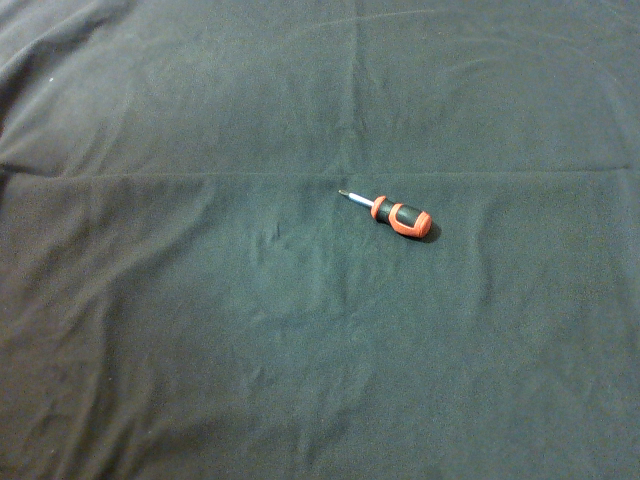
#> input picture files/_queries/different_shape_objects/cacciavite_1.png, 640 x 480 px
$ python metrics.py
#> lines starting #> are read from the running program, lines starting #| are printed output that depends on the picture
### resources/functions/functions.py
import cv2
import os
import threading
import numpy as np
from resources.classes.class_file import File


# RESIZE FUNCTION
def resize(img, down_width, down_height):
    return cv2.resize(img, (down_width, down_height), interpolation=cv2.INTER_LINEAR)


# SEARCH FUNCTION
def search_image(threads_configuration, query, file_list, repo_features_extraction, flann_config, ransac_configuration):
    # managing SIFT
    sift = cv2.SIFT_create(nfeatures=repo_features_extraction.get_features_number(),
                           contrastThreshold=repo_features_extraction.get_contrast_threshold(),
                           edgeThreshold=repo_features_extraction.get_edge_threshold(),
                           sigma=repo_features_extraction.get_sigma(),
                           nOctaveLayers=repo_features_extraction.get_octave_layers())

    # managing FLANN matcher object
    flann = cv2.FlannBasedMatcher(flann_config.get_index_params(), flann_config.get_search_params())

    for filename in os.listdir(file_list.get_folder()):
        while threading.active_count() >= threads_configuration.get_max_threads_number():  # waiting an ending thread if the maximum number of threads available has been reached
            pass
        t = threading.Thread(target=process_image,
                             args=(query, filename, file_list, sift, flann, flann_config,
                                   ransac_configuration))  # starting a new thread
        t.start()
        threads_configuration.get_threads_list().append(t)

    for t in threads_configuration.get_threads_list():  # waiting the end of each thread
        t.join()


# PROCESS FUNCTION
# [53 lines left out: function process_image, not called in this run]

### resources/configuration/threads_configuration.py
# THREADS CONFIGURATION CLASS
class ThreadsConfiguration:
    def __init__(self, max_threads_number=12):
        self.__threads_list = []
        self.__max_threads_number = max_threads_number

    def get_threads_list(self):
        return self.__threads_list

    def get_max_threads_number(self):
        return self.__max_threads_number

    def set_max_threads_number(self, max_threads_number):
        self.__max_threads_number = max_threads_number

### resources/configuration/sift_config.py
# SIFT CONFIGURATION CLASS
class SIFTConfiguration:
    def __init__(self, features_number=0, contrast_threshold=0.005, edge_threshold=100, sigma=1.6, octave_layers=5):
        self.__features_number = features_number
        self.__contrast_threshold = contrast_threshold
        self.__edge_threshold = edge_threshold
        self.__sigma = sigma
        self.__octave_layers = octave_layers

    def get_features_number(self):
        return self.__features_number

    def set_features_number(self, features_number):
        self.__features_number = features_number

    def get_contrast_threshold(self):
        return self.__contrast_threshold

    def set_contrast_threshold(self, contrast_threshold):
        self.__contrast_threshold = contrast_threshold

    def get_edge_threshold(self):
        return self.__edge_threshold

    def set_edge_threshold(self, edge_threshold):
        self.__edge_threshold = edge_threshold

    def get_sigma(self):
        return self.__sigma

    def set_sigma(self, sigma):
        self.__sigma = sigma

    def get_octave_layers(self):
        return self.__octave_layers

    def set_octave_layers(self, octave_layers):
        self.__octave_layers = octave_layers

### resources/configuration/flann_config.py
# FLANN CONFIGURATION CLASS
class FLANNConfiguration:
    def __init__(self, algorithm_type=1, trees_number=11, checks_number=50, lowe_ratio=0.7):
        if algorithm_type == 1:  # FLANN_INDEX_KDTREE
            self.__index_params = dict(algorithm=algorithm_type, trees=trees_number)
        self.__search_params = dict(checks=checks_number)
        self.__lowe_ratio = lowe_ratio

    def get_index_params(self):
        return self.__index_params

    def set_index_params(self, index_params):
        self.__index_params = index_params

    def get_search_params(self):
        return self.__search_params

    def set_search_params(self, search_params):
        self.__search_params = search_params

    def get_lowe_ratio(self):
        return self.__lowe_ratio

    def set_lowe_ratio(self, lowe_ratio):
        self.__lowe_ratio = lowe_ratio

### resources/configuration/ransac_config.py
# RANSAC CONFIGURATION CLASS
class RANSACConfiguration:
    def __init__(self, use_ransac=False, reprojection_error_threshold=5.0):
        self.__use_ransac = use_ransac
        self.__reprojection_error_threshold = reprojection_error_threshold

    def get_use_ransac(self):
        return self.__use_ransac

    def set_use_ransac(self, use_ransac):
        self.__use_ransac = use_ransac

    def get_reprojection_error_threshold(self):
        return self.__reprojection_error_threshold

    def set_reprojection_error_threshold(self, reprojection_error_threshold):
        self.__reprojection_error_threshold = reprojection_error_threshold

### resources/utility/metrics_printer.py
import sys


# METRICS PRINTER CONFIGURATION CLASS
class MetricsPrinter(object):
    def __init__(self, file_path):
        self.__terminal = sys.stdout
        self.__file = open(str(file_path + "/metrics.txt"), 'w+')

    def write(self, message):
        self.__terminal.write(message)
        self.__file.write(message)

    def flush(self):
        pass

### resources/classes/class_file.py
# FILE CLASS
class File:
    def __init__(self, path=None, name=None, image=None, keypoints=None, descriptor=None, matches=None, distances=None, resolution_value=None):
        self.__path = path
        self.__name = name
        self.__image = image
        self.__keypoints = keypoints
        self.__descriptor = descriptor
        self.__matches = matches
        self.__distances = distances
        self.__resolution_value = resolution_value

        if self.__name is None:
            self.__name = str(path).split('/')[len(str(path).split('/')) - 1]

    def get_path(self):
        return self.__path

    def set_path(self, path):
        self.__path = path

    def get_name(self):
        return self.__name

    def set_name(self, name):
        self.__path = name

    def get_image(self):
        return self.__image

    def set_image(self, image):
        self.__image = image

    def get_keypoints(self):
        return self.__keypoints

    def set_keypoints(self, keypoints):
        self.__keypoints = keypoints

    def get_descriptors(self):
        return self.__descriptor

    def set_descriptors(self, descriptors):
        self.__descriptor = descriptors

    def get_matches(self):
        return self.__matches

    def set_matches(self, matches):
        self.__matches = matches

    def get_distances(self):
        return self.__distances

    def set_distances(self, distances):
        self.__distances = distances

    def get_resolution_value(self):
        return self.__resolution_value

    def set_resolution_value(self, resolution_value):
        self.__resolution_value = resolution_value

    def get_average_distance(self):
        return sum(self.__distances) / len(self.__distances)

### resources/classes/class_files_list.py
import cv2


# FILELIST CLASS
class FilesList:
    def __init__(self, folder=None, query_path="", writing_path=""):
        self.__folder = folder
        self.__query_path = query_path
        self.__writing_path = writing_path
        self.__files = []
        self.__output = []

    def get_folder(self):
        return self.__folder

    def set_folder(self, folder):
        self.__folder = folder

    def get_query_path(self):
        return self.__query_path

    def set_query_path(self, query_path):
        self.__query_path = query_path

    def get_writing_path(self):
        return self.__writing_path

    def set_writing_path(self, writing_path):
        self.__writing_path = writing_path

    def get_files(self):
        return self.__files

    def set_files(self, files):
        self.__files = files

    # [58 lines left out: functions sort_by_matches_number, sort_by_average_distance, sort_by_average_distance_inside_matches_classes, printer, not called in this run]

### code/metrics.py
import sys
import cv2
import time
import os
import numpy as np
from resources.configuration.threads_configuration import ThreadsConfiguration
from resources.configuration.sift_config import SIFTConfiguration
from resources.configuration.flann_config import FLANNConfiguration
from resources.configuration.ransac_config import RANSACConfiguration
from resources.utility.metrics_printer import MetricsPrinter
from resources.classes.class_file import File
from resources.classes.class_files_list import FilesList
from resources.functions.functions import resize, search_image

# THREAD PARAMS
threads_configuration = ThreadsConfiguration(max_threads_number=12)

# SIFT PARAMS
query_features_extraction = SIFTConfiguration(features_number=20, contrast_threshold=0.02, edge_threshold=10, sigma=1.6, octave_layers=7)
repo_features_extraction = SIFTConfiguration(features_number=0, contrast_threshold=0.005, edge_threshold=100, sigma=1.6, octave_layers=7)

# FLANN PARAMS
flann_config = FLANNConfiguration(algorithm_type=1, trees_number=11, checks_number=50, lowe_ratio=0.7)

# RANSAC
ransac_configuration = RANSACConfiguration(use_ransac=True, reprojection_error_threshold=5.0)

# IMAGES PARAMS
query = File(path="../files/_queries/object_1/1.png", resolution_value=(640, 480))  # query definition with path and resolution limit
queries_list = FilesList(folder="../files/_queries")  # folder name
file_list = FilesList(folder="../files/_repository", query_path=query.get_path(), writing_path="../files/_results")  # folder name
BEST_RESULTS_NUMBER = 1
ENABLE_DRAWING = False
ENABLE_WRITING = True

# METRICS
reference_counter = 0
times = []
best_matched_keypoints = []
best_average_distances = []


# MAIN
if __name__ == "__main__":
    # copying stdout to 'metric.txt' file
    sys.stdout = MetricsPrinter(file_list.get_writing_path())

    # scrolling queries
    for directory in os.listdir(queries_list.get_folder()):
        for filename in os.listdir(str(queries_list.get_folder()) + "/" + str(directory)):
            # setting current query
            print("FILE: " + str(queries_list.get_folder()) + "/" + str(directory) + "/" + str(filename))
            query.set_path(str(queries_list.get_folder()) + "/" + str(directory) + "/" + str(filename))
            file_list.set_query_path(query.get_path())

            # timer init
            print("TIMES:")
            if ransac_configuration.get_use_ransac():
                print(" ---> START: Finding similar objects with SIFT, FLANN matcher and RANSAC.")
            else:
                print(" ---> START: Finding similar objects with SIFT and FLANN matcher.")
            start = time.time()

            # loading query image as GRAYSCALE
            query.set_image(cv2.imread(query.get_path(), cv2.IMREAD_GRAYSCALE))
            if (query.get_image().shape[0] != query.get_resolution_value()[0]) or (
                    query.get_image().shape[1] != query.get_resolution_value()[1]):
                query.set_image(
                    resize(cv2.imread(query.get_path(), cv2.IMREAD_GRAYSCALE), query.get_resolution_value()[0], query.get_resolution_value()[1]))
#> in resize, `return cv2.resize(img, (down_width, down_height), interpolation=cv2.IN..`:
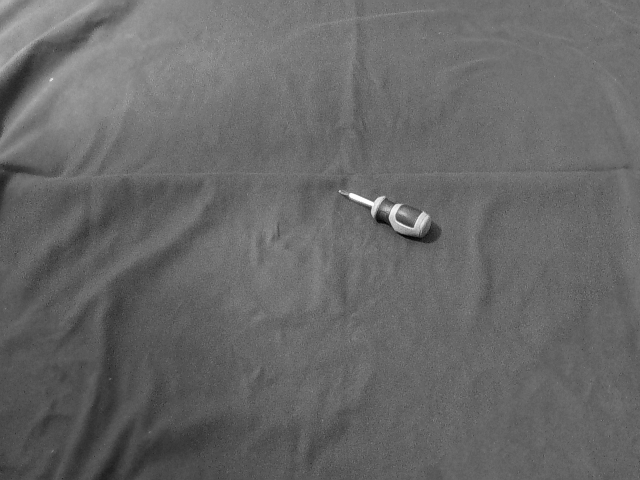
#> returned value: shape (480, 640); min 1, max 254, mean 103.8

            # managing query's features extraction with SIFT
            sift = cv2.SIFT_create(nfeatures=query_features_extraction.get_features_number(),
                                   contrastThreshold=query_features_extraction.get_contrast_threshold(),
                                   edgeThreshold=query_features_extraction.get_edge_threshold(),
                                   sigma=query_features_extraction.get_sigma(),
                                   nOctaveLayers=query_features_extraction.get_octave_layers())
            kp, des = sift.detectAndCompute(query.get_image(), None)  # computing keypoint and descriptors in once
            query.set_keypoints(kp)
            query.set_descriptors(des)

            # images comparison from given folder
#> (the run stopped early here; a loop or call above may not have finished)

$ run again, with files/_queries/object_1/2.png copied over files/_queries/different_shape_objects/cacciavite_1.png
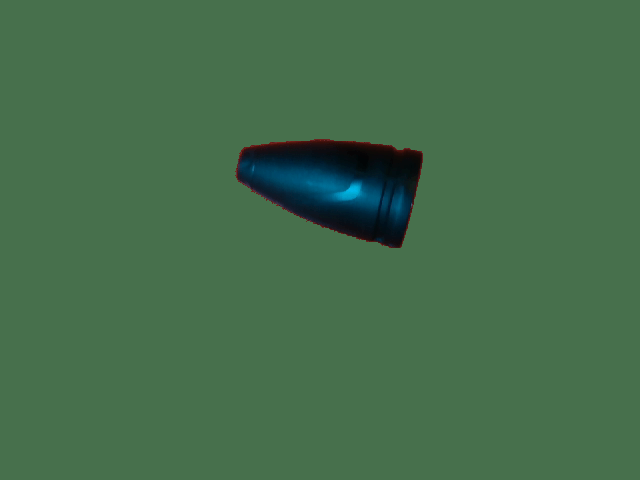
#> input picture files/_queries/object_1/2.png, 640 x 480 px
#> in resize, `return cv2.resize(img, (down_width, down_height), interpolation=cv2.IN..`:
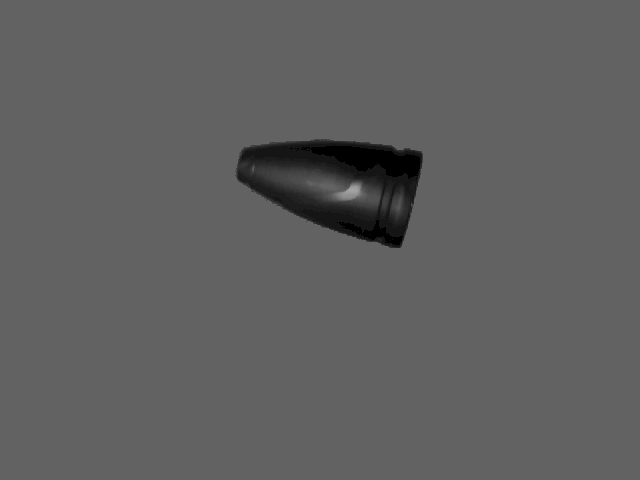
#> returned value: shape (480, 640); min 0, max 163, mean 95.2
